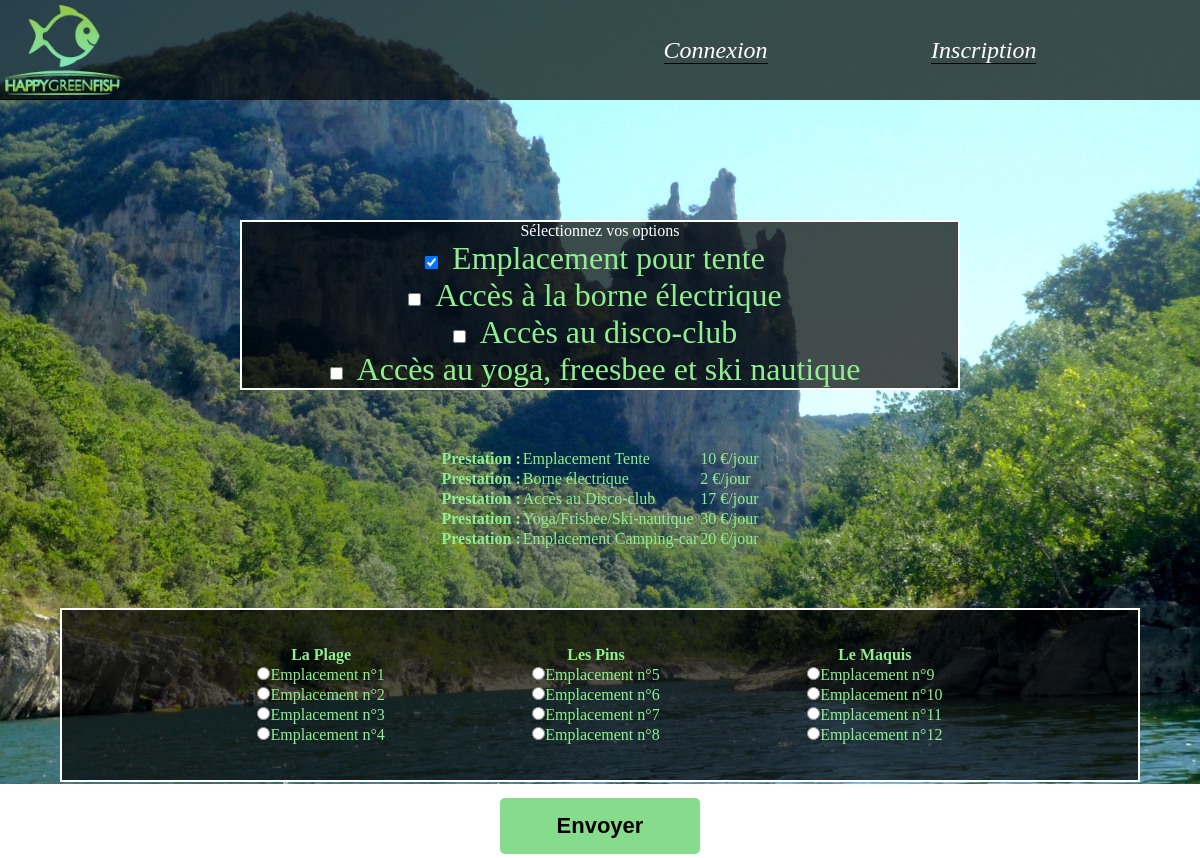
Page /reserver-emplacement.php on the committed database.
### tables this page shows
CREATE TABLE `prestations` (
                               `id_prestation` int(11) NOT NULL,
                               `nom_prestation` varchar(30) NOT NULL,
                               `cout_prestation` int(11) NOT NULL
);

### script/class/option.php (called while the page is built, shortened)
<?php
class Option
{
    public function optionList()
    {
        $pdo = $this->dbConnect();
        $query = $pdo->prepare("SELECT * FROM prestations");
        $query->execute();
        $result = $query->fetchAll();
        return $result;
    }
    protected function dbConnect()
    {
        $dbtype = 'mysql';
        $dbhost = 'localhost';
        $dbname = 'camping';
        $dbusername = 'root';
        $dbpassword = '';
        $dsn = $dbtype . ':host=' . $dbhost . ';dbname=' . $dbname;
        try {
            $pdo = new \PDO($dsn, $dbusername, $dbpassword);
        } catch (PDOException $pe) {
            echo 'Connection error :' . $pe->getMessage();
        }
        return $pdo;
    }
}

### reserver-emplacement.php (the view, shortened to what this page needs)
<?php
include 'script/class/option.php';
?>
<body>
    <section class="main_pro_sec">
        <?php include_once 'header.php'; ?>
        <form method="POST" action="reserver-emplacement.php">
            <fieldset class="main-res">
                <div>
                    <p>Sélectionnez vos options</p>
                    <div>
                        <input type="checkbox" id="tente" name="option[]" value="1" onclick="return false" checked>
                        <label class="connexion__label" for="borne">Emplacement pour tente</label>
                    </div>
                    <div>
                        <input type="checkbox" id="borne" name="option[]" value="2">
                        <label class="connexion__label" for="borne">Accès à la borne électrique</label>
                    </div>
                    <div>
                        <input type="checkbox" id="disco" name="option[]" value="3">
                        <label class="connexion__label" for="disco">Accès au disco-club</label>
                    </div>
                    <div>
                        <input type="checkbox" id="activity" name="option[]" value="4">
                        <label class="connexion__label" for="activity">Accès au yoga, freesbee et ski nautique</label>
                    </div>
                </div>
            </fieldset>
            <section>
                <article class="field_tab t">
                    <table class="txt__label">
                        <?php
                        $optionList = new Option();
                        $optionList = $optionList->optionList();
                        foreach ($optionList as $oplist) {
                            echo "<tr><th>Prestation : </th><td>" . $oplist['nom_prestation'] . "</td><td>" . $oplist['cout_prestation'] . " €/jour</td></tr>";
                        }
                        ?>
                    </table>
                </article>
            </section>
            <fieldset class="field_tab main-res">
                <table class="txt__label">
                    <th>La Plage</th>
                    <?php
                    for ($emplacement = 1; $emplacement < 5; $emplacement++) {
                        $set = false;
                        if ($set == true) {
                            echo '<tr><td>Emplacement réservé</td></tr>';
                        } else {
                            echo '<tr><td><input type="radio" name="reserve" id="place" value="' . $emplacement . '" required><label>Emplacement n°' . $emplacement . '</label></td></tr>';
                        }
                    }
                    ?>
                </table>
                <table class="txt__label">
                    <th>Les Pins</th>
                    <?php
                    for ($emplacement = 5; $emplacement < 9; $emplacement++) {
                        $set = false;
                        if ($set == true) {
                            echo '<tr><td>Emplacement réservé</td></tr>';
                        } else {
                            echo '<tr><td><input type="radio" name="reserve" id="place" value="' . $emplacement . '" required><label>Emplacement n°' . $emplacement . '</label></td></tr>';
                        }
                    }
                    ?>
                </table>
                <table class="txt__label">
                    <th>Le Maquis</th>
                    <?php
                    for ($emplacement = 9; $emplacement < 13; $emplacement++) {
                        $set = false;
                        if ($set == true) {
                            echo '<tr><td>Emplacement réservé</td></tr>';
                        } else {
                            echo '<tr><td><input type="radio" name="reserve" id="place" value="' . $emplacement . '" required><label>Emplacement n°' . $emplacement . '</label></td></tr>';
                        }
                    }
                    ?>
                </table>
            </fieldset>
            <button class="index__button" type="submit" name="submit" value="Submit">Envoyer</button>
        </form>
    </section>
</body>

### header.php (shortened to what this page needs)
<!doctype html>
<html lang="en">
<head>
    <link rel="stylesheet" href="site/style.css">
    <link rel="stylesheet" href="site/formstyle.css" </head>
<body>
    <header class="header">
        <nav class="navbar">
            <div class="container_logos">
                <a class="header_link" href="index.php">
                    <img src="img/fish3.png" height="90px" alt="Poisson orange qui sourit">
                </a>
            </div>
            <div class="container_link">
                <?php
                if (!isset($_SESSION['login'])) {
                    echo '<li>
                    <a href="connexion.php">Connexion</a>
                </li>';
                }
                ?>
                <?php
                if (!isset($_SESSION['login'])) {
                    echo '<li>
                    <a href="inscription.php">Inscription</a>
                </li>';
                }
                ?>
            </div>
        </nav>
    </header>

### site/style.css (style rules this page uses)
.header { width: 100%; color: rgb(18, 177, 202); }
.navbar { background: rgba(0, 0, 0, 0.7); color: white; width: 100%; display: flex; height: 100px; }
.navbar img { margin: 5px; border-radius: 0 0 20px; }
.navbar a { color: white; line-height: 100px; text-decoration: none; border-bottom: black 0.5px solid; font-size: 1.5em; font-style: italic; transition: 0.2s; }
.container_logos { width: 500px; display: flex; }
.container_link { display: flex; justify-content: space-evenly; flex-grow: 2; }
.container_link > li { list-style-type: none; }
.index__button { border-radius: 5px 5px 5px 5px; color: black; padding: 15px; width: 200px; background-color: rgb(134, 220, 140); border: none; text-align: center; text-decoration: none; display: inline-block; font-size: 22px; font-weight: bold; margin: 4px 2px; transition-duration: 0.4s; cursor: pointer; }
.connexion__label { color: lightgreen; margin: 10px; font-size: 2em; }

### site/formstyle.css (style rules this page uses)
.main_pro_sec { color: white; height: 98vh; background: center url("../img/Ardeche3.jpg"); background-size: cover; text-align: center; }
.main-res { background: rgba(0, 0, 0, 0.7); border: 2px solid white; margin: 10% 20% 0% 20%; }
.field_tab { display: flex; justify-content: space-evenly; margin: 2% 5% 1% 5%; padding: 2% 5%; color: white; }
.txt__label { color: lightgreen; margin: 10px; }

### rows in the picture
prestations: nom_prestation "Emplacement Tente", cout_prestation "10"
prestations: nom_prestation "Borne électrique", cout_prestation "2"
prestations: nom_prestation "Accès au Disco-club", cout_prestation "17"
prestations: nom_prestation "Yoga/Frisbee/Ski-nautique", cout_prestation "30"
prestations: nom_prestation "Emplacement Camping-car", cout_prestation "20"
